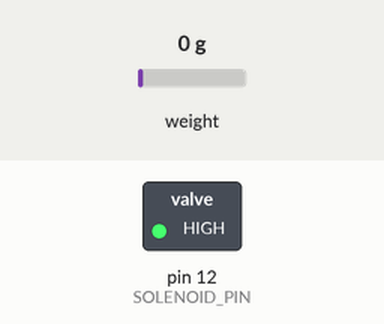
Simulated run of this sketch. Board: Arduino Uno, built with avr-gcc and run on an emulated ATmega328P. On the bench: switched loads named in the sketch (green lamp = pin HIGH). Dashed ring = blinking. The test bench sets the inputs (shaded band); at power-on: weight on the scale 0 g. What the sketch prints to the serial monitor is not drawn.

Above: at 1.6 s.
Timing chart, 0 to 6.1 s (numbered marks = the images above):
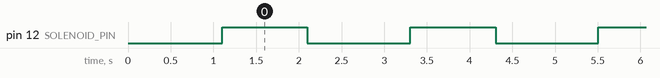

Measured:
- by itself, pin 12 (SOLENOID_PIN): alternates HIGH for 1.0 s and LOW for 1.2 s

The sketch:

rcs-loadcell-solenoid-combined-basictest.ino
```cpp
#include <HX711.h>

// HX711 library: https://github.com/bogde/HX711
// this is also in the lib manager - authors Bogdan Necula, Andreas Motl

//#define calibration_factor 386050.00 // kg
#define calibration_factor 421.0 //g
//I calibrated this using random stuff i had lying around (207g battery pack, 120g solenoid, 3kg metal stock)
//it's not great. I'm also wondering if we should calibrate it using known loads that are close to what we expect to be measuring?

#define LOADCELL_DOUT_PIN  3
#define LOADCELL_SCK_PIN  2

int SOLENOID_PIN = 12;
int delayVal = 1000; // 1000 ms = 1 sec

HX711 loadCell;
void setup() {
  Serial.begin(9600);
  pinMode(SOLENOID_PIN, OUTPUT);
  loadCell.begin(LOADCELL_DOUT_PIN, LOADCELL_SCK_PIN);
  loadCell.set_scale(calibration_factor);
  loadCell.tare(); // zero at startup
}

void loop() {
  logLoad();
  openSolenoid();
  delay(delayVal);
  closeSolenoid();
  logLoad();
  delay(delayVal);

}

void openSolenoid(){
  // example output: t:<milliseconds> SO
  Serial.print("t:");
  Serial.print(millis());
  Serial.println(" SO");
  digitalWrite(SOLENOID_PIN, HIGH);
}

void closeSolenoid(){
  // example output: t:<milliseconds> SC
  Serial.print("t:");
  Serial.print(millis());
  Serial.println(" SC");
  digitalWrite(SOLENOID_PIN, LOW);
}


void logLoad(){
  Serial.print("Reading: ");
  float valInNewtons = loadCell.get_units()*9.81/1000;
  Serial.print(valInNewtons, 3); //returns a float. 2nd param is # of decimal places to display/record. In grams the 1st dec is definitely unreliable.
  Serial.print(" N"); //You can change this to kg but you'll need to refactor the calibration_factor
  Serial.println();
}
```
